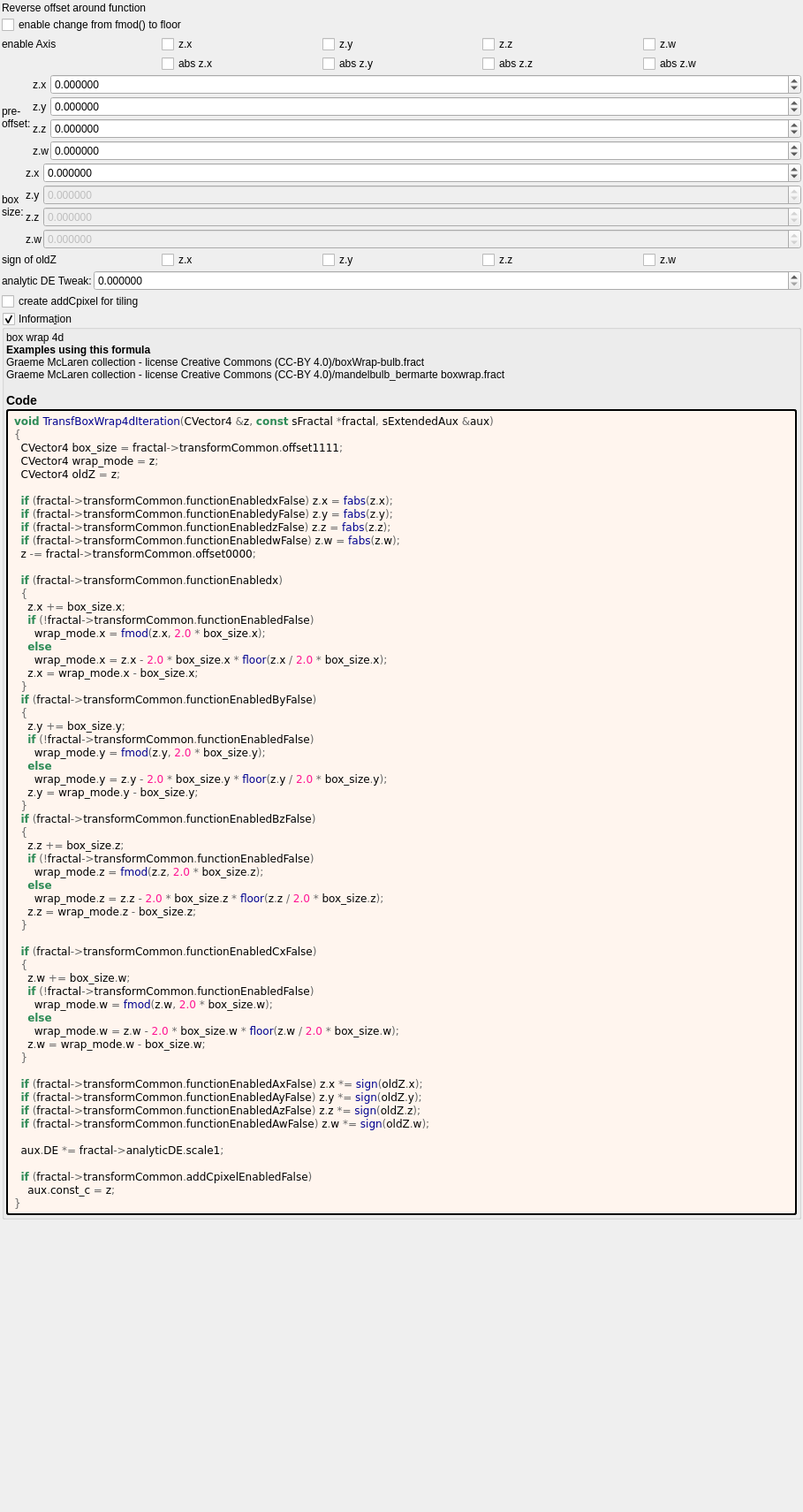
<?xml version="1.0" encoding="UTF-8"?>
<ui version="4.0">
 <class>transf_box_wrap4d</class>
 <widget class="QWidget" name="Form">
  <property name="enabled">
   <bool>true</bool>
  </property>
  <property name="geometry">
   <rect>
    <x>0</x>
    <y>0</y>
    <width>909</width>
    <height>1711</height>
   </rect>
  </property>
  <property name="windowTitle">
   <string notr="true">transf_box_wrap4d</string>
  </property>
  <layout class="QVBoxLayout" name="verticalLayout">
   <property name="spacing">
    <number>2</number>
   </property>
   <property name="leftMargin">
    <number>2</number>
   </property>
   <property name="topMargin">
    <number>2</number>
   </property>
   <property name="rightMargin">
    <number>2</number>
   </property>
   <property name="bottomMargin">
    <number>2</number>
   </property>
   <item>
    <widget class="QLabel" name="label_133">
     <property name="text">
      <string>Reverse offset around function</string>
     </property>
    </widget>
   </item>
   <item>
    <widget class="MyCheckBox" name="checkBox_transf_function_enabled_false">
     <property name="text">
      <string notr="true">enable change from fmod() to floor</string>
     </property>
    </widget>
   </item>
   <item>
    <layout class="QGridLayout" name="gridLayout_81">
     <property name="spacing">
      <number>2</number>
     </property>
     <item row="3" column="0">
      <widget class="QLabel" name="label_72">
       <property name="text">
        <string>enable Axis</string>
       </property>
      </widget>
     </item>
     <item row="3" column="3">
      <widget class="MyCheckBox" name="checkBox_transf_function_enabledBz_false">
       <property name="enabled">
        <bool>true</bool>
       </property>
       <property name="text">
        <string notr="true">z.z</string>
       </property>
      </widget>
     </item>
     <item row="3" column="4">
      <widget class="MyCheckBox" name="checkBox_transf_function_enabledCx_false">
       <property name="text">
        <string notr="true">z.w</string>
       </property>
      </widget>
     </item>
     <item row="3" column="2">
      <widget class="MyCheckBox" name="checkBox_transf_function_enabledBy_false">
       <property name="enabled">
        <bool>true</bool>
       </property>
       <property name="text">
        <string notr="true">z.y</string>
       </property>
      </widget>
     </item>
     <item row="3" column="1">
      <widget class="MyCheckBox" name="checkBox_transf_function_enabledx">
       <property name="text">
        <string notr="true">z.x</string>
       </property>
      </widget>
     </item>
     <item row="4" column="1">
      <widget class="MyCheckBox" name="checkBox_transf_function_enabledx_false">
       <property name="text">
        <string notr="true">abs z.x</string>
       </property>
      </widget>
     </item>
     <item row="4" column="2">
      <widget class="MyCheckBox" name="checkBox_transf_function_enabledy_false">
       <property name="enabled">
        <bool>true</bool>
       </property>
       <property name="text">
        <string notr="true">abs z.y</string>
       </property>
      </widget>
     </item>
     <item row="4" column="3">
      <widget class="MyCheckBox" name="checkBox_transf_function_enabledz_false">
       <property name="enabled">
        <bool>true</bool>
       </property>
       <property name="text">
        <string notr="true">abs z.z</string>
       </property>
      </widget>
     </item>
     <item row="4" column="4">
      <widget class="MyCheckBox" name="checkBox_transf_function_enabledw_false">
       <property name="enabled">
        <bool>true</bool>
       </property>
       <property name="text">
        <string notr="true">abs z.w</string>
       </property>
      </widget>
     </item>
    </layout>
   </item>
   <item>
    <layout class="QGridLayout" name="gridLayout_7" columnstretch="0,0,1">
     <property name="spacing">
      <number>2</number>
     </property>
     <item row="1" column="0" rowspan="2">
      <widget class="QLabel" name="label_109">
       <property name="text">
        <string>pre-
offset:</string>
       </property>
      </widget>
     </item>
     <item row="0" column="2">
      <widget class="MyDoubleSpinBox" name="spinbox4_transf_offset_0000_x">
       <property name="enabled">
        <bool>true</bool>
       </property>
       <property name="sizePolicy">
        <sizepolicy hsizetype="Minimum" vsizetype="Maximum">
         <horstretch>0</horstretch>
         <verstretch>0</verstretch>
        </sizepolicy>
       </property>
       <property name="prefix">
        <string/>
       </property>
       <property name="suffix">
        <string/>
       </property>
       <property name="decimals">
        <number>6</number>
       </property>
       <property name="minimum">
        <double>-99.989999999999995</double>
       </property>
       <property name="maximum">
        <double>99.989999999999995</double>
       </property>
       <property name="singleStep">
        <double>0.100000000000000</double>
       </property>
      </widget>
     </item>
     <item row="2" column="2">
      <widget class="MyDoubleSpinBox" name="spinbox4_transf_offset_0000_z">
       <property name="enabled">
        <bool>true</bool>
       </property>
       <property name="sizePolicy">
        <sizepolicy hsizetype="Minimum" vsizetype="Maximum">
         <horstretch>0</horstretch>
         <verstretch>0</verstretch>
        </sizepolicy>
       </property>
       <property name="prefix">
        <string/>
       </property>
       <property name="suffix">
        <string/>
       </property>
       <property name="decimals">
        <number>6</number>
       </property>
       <property name="minimum">
        <double>-99.989999999999995</double>
       </property>
       <property name="maximum">
        <double>99.989999999999995</double>
       </property>
       <property name="singleStep">
        <double>0.100000000000000</double>
       </property>
      </widget>
     </item>
     <item row="0" column="1">
      <widget class="QLabel" name="label_123">
       <property name="text">
        <string notr="true">z.x</string>
       </property>
      </widget>
     </item>
     <item row="3" column="2">
      <widget class="MyDoubleSpinBox" name="spinbox4_transf_offset_0000_w">
       <property name="enabled">
        <bool>true</bool>
       </property>
       <property name="sizePolicy">
        <sizepolicy hsizetype="Minimum" vsizetype="Maximum">
         <horstretch>0</horstretch>
         <verstretch>0</verstretch>
        </sizepolicy>
       </property>
       <property name="prefix">
        <string/>
       </property>
       <property name="suffix">
        <string/>
       </property>
       <property name="decimals">
        <number>6</number>
       </property>
       <property name="minimum">
        <double>-99.989999999999995</double>
       </property>
       <property name="maximum">
        <double>99.989999999999995</double>
       </property>
       <property name="singleStep">
        <double>0.100000000000000</double>
       </property>
      </widget>
     </item>
     <item row="1" column="2">
      <widget class="MyDoubleSpinBox" name="spinbox4_transf_offset_0000_y">
       <property name="enabled">
        <bool>true</bool>
       </property>
       <property name="sizePolicy">
        <sizepolicy hsizetype="Minimum" vsizetype="Maximum">
         <horstretch>0</horstretch>
         <verstretch>0</verstretch>
        </sizepolicy>
       </property>
       <property name="prefix">
        <string/>
       </property>
       <property name="suffix">
        <string/>
       </property>
       <property name="decimals">
        <number>6</number>
       </property>
       <property name="minimum">
        <double>-99.989999999999995</double>
       </property>
       <property name="maximum">
        <double>99.989999999999995</double>
       </property>
       <property name="singleStep">
        <double>0.100000000000000</double>
       </property>
      </widget>
     </item>
     <item row="1" column="1">
      <widget class="QLabel" name="label_130">
       <property name="text">
        <string notr="true">z.y</string>
       </property>
      </widget>
     </item>
     <item row="2" column="1">
      <widget class="QLabel" name="label_131">
       <property name="text">
        <string notr="true">z.z</string>
       </property>
      </widget>
     </item>
     <item row="3" column="1">
      <widget class="QLabel" name="label_132">
       <property name="text">
        <string notr="true">z.w</string>
       </property>
      </widget>
     </item>
    </layout>
   </item>
   <item>
    <layout class="QGridLayout" name="gridLayout_8" columnstretch="0,0,1">
     <property name="spacing">
      <number>2</number>
     </property>
     <item row="1" column="0" rowspan="2">
      <widget class="QLabel" name="label_110">
       <property name="text">
        <string>box
size:</string>
       </property>
      </widget>
     </item>
     <item row="0" column="1">
      <widget class="QLabel" name="label_126">
       <property name="text">
        <string notr="true">z.x</string>
       </property>
      </widget>
     </item>
     <item row="1" column="1">
      <widget class="QLabel" name="label_134">
       <property name="text">
        <string notr="true">z.y</string>
       </property>
      </widget>
     </item>
     <item row="2" column="1">
      <widget class="QLabel" name="label_135">
       <property name="text">
        <string notr="true">z.z</string>
       </property>
      </widget>
     </item>
     <item row="3" column="1">
      <widget class="QLabel" name="label_136">
       <property name="text">
        <string notr="true">z.w</string>
       </property>
      </widget>
     </item>
     <item row="1" column="2">
      <widget class="MyDoubleSpinBox" name="spinbox4_transf_offset_1111_y">
       <property name="enabled">
        <bool>false</bool>
       </property>
       <property name="sizePolicy">
        <sizepolicy hsizetype="Minimum" vsizetype="Maximum">
         <horstretch>0</horstretch>
         <verstretch>0</verstretch>
        </sizepolicy>
       </property>
       <property name="prefix">
        <string/>
       </property>
       <property name="suffix">
        <string/>
       </property>
       <property name="decimals">
        <number>6</number>
       </property>
       <property name="minimum">
        <double>-99.989999999999995</double>
       </property>
       <property name="maximum">
        <double>99.989999999999995</double>
       </property>
       <property name="singleStep">
        <double>0.100000000000000</double>
       </property>
      </widget>
     </item>
     <item row="2" column="2">
      <widget class="MyDoubleSpinBox" name="spinbox4_transf_offset_1111_z">
       <property name="enabled">
        <bool>false</bool>
       </property>
       <property name="sizePolicy">
        <sizepolicy hsizetype="Minimum" vsizetype="Maximum">
         <horstretch>0</horstretch>
         <verstretch>0</verstretch>
        </sizepolicy>
       </property>
       <property name="prefix">
        <string/>
       </property>
       <property name="suffix">
        <string/>
       </property>
       <property name="decimals">
        <number>6</number>
       </property>
       <property name="minimum">
        <double>-99.989999999999995</double>
       </property>
       <property name="maximum">
        <double>99.989999999999995</double>
       </property>
       <property name="singleStep">
        <double>0.100000000000000</double>
       </property>
      </widget>
     </item>
     <item row="3" column="2">
      <widget class="MyDoubleSpinBox" name="spinbox4_transf_offset_1111_w">
       <property name="enabled">
        <bool>false</bool>
       </property>
       <property name="sizePolicy">
        <sizepolicy hsizetype="Minimum" vsizetype="Maximum">
         <horstretch>0</horstretch>
         <verstretch>0</verstretch>
        </sizepolicy>
       </property>
       <property name="prefix">
        <string/>
       </property>
       <property name="suffix">
        <string/>
       </property>
       <property name="decimals">
        <number>6</number>
       </property>
       <property name="minimum">
        <double>-99.989999999999995</double>
       </property>
       <property name="maximum">
        <double>99.989999999999995</double>
       </property>
       <property name="singleStep">
        <double>0.100000000000000</double>
       </property>
      </widget>
     </item>
     <item row="0" column="2">
      <widget class="MyDoubleSpinBox" name="spinbox4_transf_offset_1111_x">
       <property name="sizePolicy">
        <sizepolicy hsizetype="Minimum" vsizetype="Maximum">
         <horstretch>0</horstretch>
         <verstretch>0</verstretch>
        </sizepolicy>
       </property>
       <property name="prefix">
        <string/>
       </property>
       <property name="suffix">
        <string/>
       </property>
       <property name="decimals">
        <number>6</number>
       </property>
       <property name="minimum">
        <double>-99.989999999999995</double>
       </property>
       <property name="maximum">
        <double>99.989999999999995</double>
       </property>
       <property name="singleStep">
        <double>0.100000000000000</double>
       </property>
      </widget>
     </item>
    </layout>
   </item>
   <item>
    <layout class="QGridLayout" name="gridLayout_82">
     <property name="spacing">
      <number>2</number>
     </property>
     <item row="3" column="4">
      <widget class="MyCheckBox" name="checkBox_transf_function_enabledAw_false">
       <property name="text">
        <string notr="true">z.w</string>
       </property>
      </widget>
     </item>
     <item row="3" column="0">
      <widget class="QLabel" name="label_74">
       <property name="text">
        <string>sign of oldZ</string>
       </property>
      </widget>
     </item>
     <item row="3" column="3">
      <widget class="MyCheckBox" name="checkBox_transf_function_enabledAz_false">
       <property name="text">
        <string notr="true">z.z</string>
       </property>
      </widget>
     </item>
     <item row="3" column="1">
      <widget class="MyCheckBox" name="checkBox_transf_function_enabledAx_false">
       <property name="text">
        <string notr="true">z.x</string>
       </property>
      </widget>
     </item>
     <item row="3" column="2">
      <widget class="MyCheckBox" name="checkBox_transf_function_enabledAy_false">
       <property name="text">
        <string notr="true">z.y</string>
       </property>
      </widget>
     </item>
    </layout>
   </item>
   <item>
    <layout class="QGridLayout" name="gridLayout_75" columnstretch="0,1">
     <property name="spacing">
      <number>2</number>
     </property>
     <item row="0" column="1">
      <widget class="MyDoubleSpinBox" name="spinbox_analyticDE_scale_1">
       <property name="sizePolicy">
        <sizepolicy hsizetype="Minimum" vsizetype="Maximum">
         <horstretch>0</horstretch>
         <verstretch>0</verstretch>
        </sizepolicy>
       </property>
       <property name="prefix">
        <string/>
       </property>
       <property name="suffix">
        <string/>
       </property>
       <property name="decimals">
        <number>6</number>
       </property>
       <property name="minimum">
        <double>0.000000000000000</double>
       </property>
       <property name="maximum">
        <double>99.989999999999995</double>
       </property>
       <property name="singleStep">
        <double>0.100000000000000</double>
       </property>
      </widget>
     </item>
     <item row="0" column="0">
      <widget class="QLabel" name="label_112">
       <property name="text">
        <string>analytic DE Tweak:</string>
       </property>
      </widget>
     </item>
    </layout>
   </item>
   <item>
    <widget class="MyCheckBox" name="checkBox_transf_addCpixel_enabled_false">
     <property name="text">
      <string notr="true">create addCpixel for tiling</string>
     </property>
    </widget>
   </item>
   <item>
    <widget class="MyGroupBox" name="groupCheck_info">
     <property name="title">
      <string>Informa&amp;tion</string>
     </property>
     <property name="flat">
      <bool>false</bool>
     </property>
     <property name="checkable">
      <bool>true</bool>
     </property>
     <layout class="QVBoxLayout" name="verticalLayout_2">
      <property name="spacing">
       <number>2</number>
      </property>
      <property name="leftMargin">
       <number>2</number>
      </property>
      <property name="topMargin">
       <number>2</number>
      </property>
      <property name="rightMargin">
       <number>2</number>
      </property>
      <property name="bottomMargin">
       <number>2</number>
      </property>
      <item>
       <widget class="QLabel" name="label_information_general">
        <property name="text">
         <string notr="true">&lt;p&gt;box wrap 4d&lt;/p&gt;&lt;table&gt;
&lt;/table&gt;
&lt;br&gt;&lt;b&gt;Examples using this formula&lt;/b&gt;&lt;br&gt;Graeme McLaren  collection - license Creative Commons  (CC-BY 4.0)/boxWrap-bulb.fract&lt;br&gt;Graeme McLaren  collection - license Creative Commons  (CC-BY 4.0)/mandelbulb_bermarte boxwrap.fract&lt;h3&gt;Code&lt;/h3&gt;</string>
        </property>
        <property name="wordWrap">
         <bool>true</bool>
        </property>
        <property name="openExternalLinks">
         <bool>true</bool>
        </property>
        <property name="textInteractionFlags">
         <set>Qt::LinksAccessibleByMouse|Qt::TextSelectableByMouse</set>
        </property>
       </widget>
      </item>
      <item>
       <widget class="QLabel" name="label_code_content">
        <property name="styleSheet">
         <string notr="true">border-style: outset; border-width: 2px; border-radius: 3px; border-color: black; background-color: #fff5ee; padding: 4px;</string>
        </property>
        <property name="text">
         <string notr="true">&lt;body style=&quot;background-color:#fff5ee&quot;&gt;
&lt;pre style=&quot;color:#000000; background-color:#fff5ee;  font-family:&#039;Courier New&#039;,monospace;&quot;&gt;&lt;span style=&quot;color:#2e8b57; font-weight:bold&quot;&gt;void&lt;/span&gt; &lt;span style=&quot;color:#00008f&quot;&gt;TransfBoxWrap4dIteration&lt;/span&gt;&lt;span style=&quot;color:#676767&quot;&gt;(&lt;/span&gt;CVector4 &lt;span style=&quot;color:#676767&quot;&gt;&amp;amp;&lt;/span&gt;z&lt;span style=&quot;color:#676767&quot;&gt;,&lt;/span&gt; &lt;span style=&quot;color:#2e8b57; font-weight:bold&quot;&gt;const&lt;/span&gt; sFractal &lt;span style=&quot;color:#676767&quot;&gt;*&lt;/span&gt;fractal&lt;span style=&quot;color:#676767&quot;&gt;,&lt;/span&gt; sExtendedAux &lt;span style=&quot;color:#676767&quot;&gt;&amp;amp;&lt;/span&gt;aux&lt;span style=&quot;color:#676767&quot;&gt;)&lt;/span&gt;
&lt;span style=&quot;color:#676767&quot;&gt;{&lt;/span&gt;
  CVector4 box_size &lt;span style=&quot;color:#676767&quot;&gt;=&lt;/span&gt; fractal&lt;span style=&quot;color:#676767&quot;&gt;-&amp;gt;&lt;/span&gt;transformCommon&lt;span style=&quot;color:#676767&quot;&gt;.&lt;/span&gt;offset1111&lt;span style=&quot;color:#676767&quot;&gt;;&lt;/span&gt;
  CVector4 wrap_mode &lt;span style=&quot;color:#676767&quot;&gt;=&lt;/span&gt; z&lt;span style=&quot;color:#676767&quot;&gt;;&lt;/span&gt;
  CVector4 oldZ &lt;span style=&quot;color:#676767&quot;&gt;=&lt;/span&gt; z&lt;span style=&quot;color:#676767&quot;&gt;;&lt;/span&gt;

  &lt;span style=&quot;color:#2e8b57; font-weight:bold&quot;&gt;if&lt;/span&gt; &lt;span style=&quot;color:#676767&quot;&gt;(&lt;/span&gt;fractal&lt;span style=&quot;color:#676767&quot;&gt;-&amp;gt;&lt;/span&gt;transformCommon&lt;span style=&quot;color:#676767&quot;&gt;.&lt;/span&gt;functionEnabledxFalse&lt;span style=&quot;color:#676767&quot;&gt;)&lt;/span&gt; z&lt;span style=&quot;color:#676767&quot;&gt;.&lt;/span&gt;x &lt;span style=&quot;color:#676767&quot;&gt;=&lt;/span&gt; &lt;span style=&quot;color:#00008f&quot;&gt;fabs&lt;/span&gt;&lt;span style=&quot;color:#676767&quot;&gt;(&lt;/span&gt;z&lt;span style=&quot;color:#676767&quot;&gt;.&lt;/span&gt;x&lt;span style=&quot;color:#676767&quot;&gt;);&lt;/span&gt;
  &lt;span style=&quot;color:#2e8b57; font-weight:bold&quot;&gt;if&lt;/span&gt; &lt;span style=&quot;color:#676767&quot;&gt;(&lt;/span&gt;fractal&lt;span style=&quot;color:#676767&quot;&gt;-&amp;gt;&lt;/span&gt;transformCommon&lt;span style=&quot;color:#676767&quot;&gt;.&lt;/span&gt;functionEnabledyFalse&lt;span style=&quot;color:#676767&quot;&gt;)&lt;/span&gt; z&lt;span style=&quot;color:#676767&quot;&gt;.&lt;/span&gt;y &lt;span style=&quot;color:#676767&quot;&gt;=&lt;/span&gt; &lt;span style=&quot;color:#00008f&quot;&gt;fabs&lt;/span&gt;&lt;span style=&quot;color:#676767&quot;&gt;(&lt;/span&gt;z&lt;span style=&quot;color:#676767&quot;&gt;.&lt;/span&gt;y&lt;span style=&quot;color:#676767&quot;&gt;);&lt;/span&gt;
  &lt;span style=&quot;color:#2e8b57; font-weight:bold&quot;&gt;if&lt;/span&gt; &lt;span style=&quot;color:#676767&quot;&gt;(&lt;/span&gt;fractal&lt;span style=&quot;color:#676767&quot;&gt;-&amp;gt;&lt;/span&gt;transformCommon&lt;span style=&quot;color:#676767&quot;&gt;.&lt;/span&gt;functionEnabledzFalse&lt;span style=&quot;color:#676767&quot;&gt;)&lt;/span&gt; z&lt;span style=&quot;color:#676767&quot;&gt;.&lt;/span&gt;z &lt;span style=&quot;color:#676767&quot;&gt;=&lt;/span&gt; &lt;span style=&quot;color:#00008f&quot;&gt;fabs&lt;/span&gt;&lt;span style=&quot;color:#676767&quot;&gt;(&lt;/span&gt;z&lt;span style=&quot;color:#676767&quot;&gt;.&lt;/span&gt;z&lt;span style=&quot;color:#676767&quot;&gt;);&lt;/span&gt;
  &lt;span style=&quot;color:#2e8b57; font-weight:bold&quot;&gt;if&lt;/span&gt; &lt;span style=&quot;color:#676767&quot;&gt;(&lt;/span&gt;fractal&lt;span style=&quot;color:#676767&quot;&gt;-&amp;gt;&lt;/span&gt;transformCommon&lt;span style=&quot;color:#676767&quot;&gt;.&lt;/span&gt;functionEnabledwFalse&lt;span style=&quot;color:#676767&quot;&gt;)&lt;/span&gt; z&lt;span style=&quot;color:#676767&quot;&gt;.&lt;/span&gt;w &lt;span style=&quot;color:#676767&quot;&gt;=&lt;/span&gt; &lt;span style=&quot;color:#00008f&quot;&gt;fabs&lt;/span&gt;&lt;span style=&quot;color:#676767&quot;&gt;(&lt;/span&gt;z&lt;span style=&quot;color:#676767&quot;&gt;.&lt;/span&gt;w&lt;span style=&quot;color:#676767&quot;&gt;);&lt;/span&gt;
  z &lt;span style=&quot;color:#676767&quot;&gt;-=&lt;/span&gt; fractal&lt;span style=&quot;color:#676767&quot;&gt;-&amp;gt;&lt;/span&gt;transformCommon&lt;span style=&quot;color:#676767&quot;&gt;.&lt;/span&gt;offset0000&lt;span style=&quot;color:#676767&quot;&gt;;&lt;/span&gt;

  &lt;span style=&quot;color:#2e8b57; font-weight:bold&quot;&gt;if&lt;/span&gt; &lt;span style=&quot;color:#676767&quot;&gt;(&lt;/span&gt;fractal&lt;span style=&quot;color:#676767&quot;&gt;-&amp;gt;&lt;/span&gt;transformCommon&lt;span style=&quot;color:#676767&quot;&gt;.&lt;/span&gt;functionEnabledx&lt;span style=&quot;color:#676767&quot;&gt;)&lt;/span&gt;
  &lt;span style=&quot;color:#676767&quot;&gt;{&lt;/span&gt;
    z&lt;span style=&quot;color:#676767&quot;&gt;.&lt;/span&gt;x &lt;span style=&quot;color:#676767&quot;&gt;+=&lt;/span&gt; box_size&lt;span style=&quot;color:#676767&quot;&gt;.&lt;/span&gt;x&lt;span style=&quot;color:#676767&quot;&gt;;&lt;/span&gt;
    &lt;span style=&quot;color:#2e8b57; font-weight:bold&quot;&gt;if&lt;/span&gt; &lt;span style=&quot;color:#676767&quot;&gt;(!&lt;/span&gt;fractal&lt;span style=&quot;color:#676767&quot;&gt;-&amp;gt;&lt;/span&gt;transformCommon&lt;span style=&quot;color:#676767&quot;&gt;.&lt;/span&gt;functionEnabledFalse&lt;span style=&quot;color:#676767&quot;&gt;)&lt;/span&gt;
      wrap_mode&lt;span style=&quot;color:#676767&quot;&gt;.&lt;/span&gt;x &lt;span style=&quot;color:#676767&quot;&gt;=&lt;/span&gt; &lt;span style=&quot;color:#00008f&quot;&gt;fmod&lt;/span&gt;&lt;span style=&quot;color:#676767&quot;&gt;(&lt;/span&gt;z&lt;span style=&quot;color:#676767&quot;&gt;.&lt;/span&gt;x&lt;span style=&quot;color:#676767&quot;&gt;,&lt;/span&gt; &lt;span style=&quot;color:#ff1493&quot;&gt;2.0&lt;/span&gt; &lt;span style=&quot;color:#676767&quot;&gt;*&lt;/span&gt; box_size&lt;span style=&quot;color:#676767&quot;&gt;.&lt;/span&gt;x&lt;span style=&quot;color:#676767&quot;&gt;);&lt;/span&gt;
    &lt;span style=&quot;color:#2e8b57; font-weight:bold&quot;&gt;else&lt;/span&gt;
      wrap_mode&lt;span style=&quot;color:#676767&quot;&gt;.&lt;/span&gt;x &lt;span style=&quot;color:#676767&quot;&gt;=&lt;/span&gt; z&lt;span style=&quot;color:#676767&quot;&gt;.&lt;/span&gt;x &lt;span style=&quot;color:#676767&quot;&gt;-&lt;/span&gt; &lt;span style=&quot;color:#ff1493&quot;&gt;2.0&lt;/span&gt; &lt;span style=&quot;color:#676767&quot;&gt;*&lt;/span&gt; box_size&lt;span style=&quot;color:#676767&quot;&gt;.&lt;/span&gt;x &lt;span style=&quot;color:#676767&quot;&gt;*&lt;/span&gt; &lt;span style=&quot;color:#00008f&quot;&gt;floor&lt;/span&gt;&lt;span style=&quot;color:#676767&quot;&gt;(&lt;/span&gt;z&lt;span style=&quot;color:#676767&quot;&gt;.&lt;/span&gt;x &lt;span style=&quot;color:#676767&quot;&gt;/&lt;/span&gt; &lt;span style=&quot;color:#ff1493&quot;&gt;2.0&lt;/span&gt; &lt;span style=&quot;color:#676767&quot;&gt;*&lt;/span&gt; box_size&lt;span style=&quot;color:#676767&quot;&gt;.&lt;/span&gt;x&lt;span style=&quot;color:#676767&quot;&gt;);&lt;/span&gt;
    z&lt;span style=&quot;color:#676767&quot;&gt;.&lt;/span&gt;x &lt;span style=&quot;color:#676767&quot;&gt;=&lt;/span&gt; wrap_mode&lt;span style=&quot;color:#676767&quot;&gt;.&lt;/span&gt;x &lt;span style=&quot;color:#676767&quot;&gt;-&lt;/span&gt; box_size&lt;span style=&quot;color:#676767&quot;&gt;.&lt;/span&gt;x&lt;span style=&quot;color:#676767&quot;&gt;;&lt;/span&gt;
  &lt;span style=&quot;color:#676767&quot;&gt;}&lt;/span&gt;
  &lt;span style=&quot;color:#2e8b57; font-weight:bold&quot;&gt;if&lt;/span&gt; &lt;span style=&quot;color:#676767&quot;&gt;(&lt;/span&gt;fractal&lt;span style=&quot;color:#676767&quot;&gt;-&amp;gt;&lt;/span&gt;transformCommon&lt;span style=&quot;color:#676767&quot;&gt;.&lt;/span&gt;functionEnabledByFalse&lt;span style=&quot;color:#676767&quot;&gt;)&lt;/span&gt;
  &lt;span style=&quot;color:#676767&quot;&gt;{&lt;/span&gt;
    z&lt;span style=&quot;color:#676767&quot;&gt;.&lt;/span&gt;y &lt;span style=&quot;color:#676767&quot;&gt;+=&lt;/span&gt; box_size&lt;span style=&quot;color:#676767&quot;&gt;.&lt;/span&gt;y&lt;span style=&quot;color:#676767&quot;&gt;;&lt;/span&gt;
    &lt;span style=&quot;color:#2e8b57; font-weight:bold&quot;&gt;if&lt;/span&gt; &lt;span style=&quot;color:#676767&quot;&gt;(!&lt;/span&gt;fractal&lt;span style=&quot;color:#676767&quot;&gt;-&amp;gt;&lt;/span&gt;transformCommon&lt;span style=&quot;color:#676767&quot;&gt;.&lt;/span&gt;functionEnabledFalse&lt;span style=&quot;color:#676767&quot;&gt;)&lt;/span&gt;
      wrap_mode&lt;span style=&quot;color:#676767&quot;&gt;.&lt;/span&gt;y &lt;span style=&quot;color:#676767&quot;&gt;=&lt;/span&gt; &lt;span style=&quot;color:#00008f&quot;&gt;fmod&lt;/span&gt;&lt;span style=&quot;color:#676767&quot;&gt;(&lt;/span&gt;z&lt;span style=&quot;color:#676767&quot;&gt;.&lt;/span&gt;y&lt;span style=&quot;color:#676767&quot;&gt;,&lt;/span&gt; &lt;span style=&quot;color:#ff1493&quot;&gt;2.0&lt;/span&gt; &lt;span style=&quot;color:#676767&quot;&gt;*&lt;/span&gt; box_size&lt;span style=&quot;color:#676767&quot;&gt;.&lt;/span&gt;y&lt;span style=&quot;color:#676767&quot;&gt;);&lt;/span&gt;
    &lt;span style=&quot;color:#2e8b57; font-weight:bold&quot;&gt;else&lt;/span&gt;
      wrap_mode&lt;span style=&quot;color:#676767&quot;&gt;.&lt;/span&gt;y &lt;span style=&quot;color:#676767&quot;&gt;=&lt;/span&gt; z&lt;span style=&quot;color:#676767&quot;&gt;.&lt;/span&gt;y &lt;span style=&quot;color:#676767&quot;&gt;-&lt;/span&gt; &lt;span style=&quot;color:#ff1493&quot;&gt;2.0&lt;/span&gt; &lt;span style=&quot;color:#676767&quot;&gt;*&lt;/span&gt; box_size&lt;span style=&quot;color:#676767&quot;&gt;.&lt;/span&gt;y &lt;span style=&quot;color:#676767&quot;&gt;*&lt;/span&gt; &lt;span style=&quot;color:#00008f&quot;&gt;floor&lt;/span&gt;&lt;span style=&quot;color:#676767&quot;&gt;(&lt;/span&gt;z&lt;span style=&quot;color:#676767&quot;&gt;.&lt;/span&gt;y &lt;span style=&quot;color:#676767&quot;&gt;/&lt;/span&gt; &lt;span style=&quot;color:#ff1493&quot;&gt;2.0&lt;/span&gt; &lt;span style=&quot;color:#676767&quot;&gt;*&lt;/span&gt; box_size&lt;span style=&quot;color:#676767&quot;&gt;.&lt;/span&gt;y&lt;span style=&quot;color:#676767&quot;&gt;);&lt;/span&gt;
    z&lt;span style=&quot;color:#676767&quot;&gt;.&lt;/span&gt;y &lt;span style=&quot;color:#676767&quot;&gt;=&lt;/span&gt; wrap_mode&lt;span style=&quot;color:#676767&quot;&gt;.&lt;/span&gt;y &lt;span style=&quot;color:#676767&quot;&gt;-&lt;/span&gt; box_size&lt;span style=&quot;color:#676767&quot;&gt;.&lt;/span&gt;y&lt;span style=&quot;color:#676767&quot;&gt;;&lt;/span&gt;
  &lt;span style=&quot;color:#676767&quot;&gt;}&lt;/span&gt;
  &lt;span style=&quot;color:#2e8b57; font-weight:bold&quot;&gt;if&lt;/span&gt; &lt;span style=&quot;color:#676767&quot;&gt;(&lt;/span&gt;fractal&lt;span style=&quot;color:#676767&quot;&gt;-&amp;gt;&lt;/span&gt;transformCommon&lt;span style=&quot;color:#676767&quot;&gt;.&lt;/span&gt;functionEnabledBzFalse&lt;span style=&quot;color:#676767&quot;&gt;)&lt;/span&gt;
  &lt;span style=&quot;color:#676767&quot;&gt;{&lt;/span&gt;
    z&lt;span style=&quot;color:#676767&quot;&gt;.&lt;/span&gt;z &lt;span style=&quot;color:#676767&quot;&gt;+=&lt;/span&gt; box_size&lt;span style=&quot;color:#676767&quot;&gt;.&lt;/span&gt;z&lt;span style=&quot;color:#676767&quot;&gt;;&lt;/span&gt;
    &lt;span style=&quot;color:#2e8b57; font-weight:bold&quot;&gt;if&lt;/span&gt; &lt;span style=&quot;color:#676767&quot;&gt;(!&lt;/span&gt;fractal&lt;span style=&quot;color:#676767&quot;&gt;-&amp;gt;&lt;/span&gt;transformCommon&lt;span style=&quot;color:#676767&quot;&gt;.&lt;/span&gt;functionEnabledFalse&lt;span style=&quot;color:#676767&quot;&gt;)&lt;/span&gt;
      wrap_mode&lt;span style=&quot;color:#676767&quot;&gt;.&lt;/span&gt;z &lt;span style=&quot;color:#676767&quot;&gt;=&lt;/span&gt; &lt;span style=&quot;color:#00008f&quot;&gt;fmod&lt;/span&gt;&lt;span style=&quot;color:#676767&quot;&gt;(&lt;/span&gt;z&lt;span style=&quot;color:#676767&quot;&gt;.&lt;/span&gt;z&lt;span style=&quot;color:#676767&quot;&gt;,&lt;/span&gt; &lt;span style=&quot;color:#ff1493&quot;&gt;2.0&lt;/span&gt; &lt;span style=&quot;color:#676767&quot;&gt;*&lt;/span&gt; box_size&lt;span style=&quot;color:#676767&quot;&gt;.&lt;/span&gt;z&lt;span style=&quot;color:#676767&quot;&gt;);&lt;/span&gt;
    &lt;span style=&quot;color:#2e8b57; font-weight:bold&quot;&gt;else&lt;/span&gt;
      wrap_mode&lt;span style=&quot;color:#676767&quot;&gt;.&lt;/span&gt;z &lt;span style=&quot;color:#676767&quot;&gt;=&lt;/span&gt; z&lt;span style=&quot;color:#676767&quot;&gt;.&lt;/span&gt;z &lt;span style=&quot;color:#676767&quot;&gt;-&lt;/span&gt; &lt;span style=&quot;color:#ff1493&quot;&gt;2.0&lt;/span&gt; &lt;span style=&quot;color:#676767&quot;&gt;*&lt;/span&gt; box_size&lt;span style=&quot;color:#676767&quot;&gt;.&lt;/span&gt;z &lt;span style=&quot;color:#676767&quot;&gt;*&lt;/span&gt; &lt;span style=&quot;color:#00008f&quot;&gt;floor&lt;/span&gt;&lt;span style=&quot;color:#676767&quot;&gt;(&lt;/span&gt;z&lt;span style=&quot;color:#676767&quot;&gt;.&lt;/span&gt;z &lt;span style=&quot;color:#676767&quot;&gt;/&lt;/span&gt; &lt;span style=&quot;color:#ff1493&quot;&gt;2.0&lt;/span&gt; &lt;span style=&quot;color:#676767&quot;&gt;*&lt;/span&gt; box_size&lt;span style=&quot;color:#676767&quot;&gt;.&lt;/span&gt;z&lt;span style=&quot;color:#676767&quot;&gt;);&lt;/span&gt;
    z&lt;span style=&quot;color:#676767&quot;&gt;.&lt;/span&gt;z &lt;span style=&quot;color:#676767&quot;&gt;=&lt;/span&gt; wrap_mode&lt;span style=&quot;color:#676767&quot;&gt;.&lt;/span&gt;z &lt;span style=&quot;color:#676767&quot;&gt;-&lt;/span&gt; box_size&lt;span style=&quot;color:#676767&quot;&gt;.&lt;/span&gt;z&lt;span style=&quot;color:#676767&quot;&gt;;&lt;/span&gt;
  &lt;span style=&quot;color:#676767&quot;&gt;}&lt;/span&gt;

  &lt;span style=&quot;color:#2e8b57; font-weight:bold&quot;&gt;if&lt;/span&gt; &lt;span style=&quot;color:#676767&quot;&gt;(&lt;/span&gt;fractal&lt;span style=&quot;color:#676767&quot;&gt;-&amp;gt;&lt;/span&gt;transformCommon&lt;span style=&quot;color:#676767&quot;&gt;.&lt;/span&gt;functionEnabledCxFalse&lt;span style=&quot;color:#676767&quot;&gt;)&lt;/span&gt;
  &lt;span style=&quot;color:#676767&quot;&gt;{&lt;/span&gt;
    z&lt;span style=&quot;color:#676767&quot;&gt;.&lt;/span&gt;w &lt;span style=&quot;color:#676767&quot;&gt;+=&lt;/span&gt; box_size&lt;span style=&quot;color:#676767&quot;&gt;.&lt;/span&gt;w&lt;span style=&quot;color:#676767&quot;&gt;;&lt;/span&gt;
    &lt;span style=&quot;color:#2e8b57; font-weight:bold&quot;&gt;if&lt;/span&gt; &lt;span style=&quot;color:#676767&quot;&gt;(!&lt;/span&gt;fractal&lt;span style=&quot;color:#676767&quot;&gt;-&amp;gt;&lt;/span&gt;transformCommon&lt;span style=&quot;color:#676767&quot;&gt;.&lt;/span&gt;functionEnabledFalse&lt;span style=&quot;color:#676767&quot;&gt;)&lt;/span&gt;
      wrap_mode&lt;span style=&quot;color:#676767&quot;&gt;.&lt;/span&gt;w &lt;span style=&quot;color:#676767&quot;&gt;=&lt;/span&gt; &lt;span style=&quot;color:#00008f&quot;&gt;fmod&lt;/span&gt;&lt;span style=&quot;color:#676767&quot;&gt;(&lt;/span&gt;z&lt;span style=&quot;color:#676767&quot;&gt;.&lt;/span&gt;w&lt;span style=&quot;color:#676767&quot;&gt;,&lt;/span&gt; &lt;span style=&quot;color:#ff1493&quot;&gt;2.0&lt;/span&gt; &lt;span style=&quot;color:#676767&quot;&gt;*&lt;/span&gt; box_size&lt;span style=&quot;color:#676767&quot;&gt;.&lt;/span&gt;w&lt;span style=&quot;color:#676767&quot;&gt;);&lt;/span&gt;
    &lt;span style=&quot;color:#2e8b57; font-weight:bold&quot;&gt;else&lt;/span&gt;
      wrap_mode&lt;span style=&quot;color:#676767&quot;&gt;.&lt;/span&gt;w &lt;span style=&quot;color:#676767&quot;&gt;=&lt;/span&gt; z&lt;span style=&quot;color:#676767&quot;&gt;.&lt;/span&gt;w &lt;span style=&quot;color:#676767&quot;&gt;-&lt;/span&gt; &lt;span style=&quot;color:#ff1493&quot;&gt;2.0&lt;/span&gt; &lt;span style=&quot;color:#676767&quot;&gt;*&lt;/span&gt; box_size&lt;span style=&quot;color:#676767&quot;&gt;.&lt;/span&gt;w &lt;span style=&quot;color:#676767&quot;&gt;*&lt;/span&gt; &lt;span style=&quot;color:#00008f&quot;&gt;floor&lt;/span&gt;&lt;span style=&quot;color:#676767&quot;&gt;(&lt;/span&gt;z&lt;span style=&quot;color:#676767&quot;&gt;.&lt;/span&gt;w &lt;span style=&quot;color:#676767&quot;&gt;/&lt;/span&gt; &lt;span style=&quot;color:#ff1493&quot;&gt;2.0&lt;/span&gt; &lt;span style=&quot;color:#676767&quot;&gt;*&lt;/span&gt; box_size&lt;span style=&quot;color:#676767&quot;&gt;.&lt;/span&gt;w&lt;span style=&quot;color:#676767&quot;&gt;);&lt;/span&gt;
    z&lt;span style=&quot;color:#676767&quot;&gt;.&lt;/span&gt;w &lt;span style=&quot;color:#676767&quot;&gt;=&lt;/span&gt; wrap_mode&lt;span style=&quot;color:#676767&quot;&gt;.&lt;/span&gt;w &lt;span style=&quot;color:#676767&quot;&gt;-&lt;/span&gt; box_size&lt;span style=&quot;color:#676767&quot;&gt;.&lt;/span&gt;w&lt;span style=&quot;color:#676767&quot;&gt;;&lt;/span&gt;
  &lt;span style=&quot;color:#676767&quot;&gt;}&lt;/span&gt;

  &lt;span style=&quot;color:#2e8b57; font-weight:bold&quot;&gt;if&lt;/span&gt; &lt;span style=&quot;color:#676767&quot;&gt;(&lt;/span&gt;fractal&lt;span style=&quot;color:#676767&quot;&gt;-&amp;gt;&lt;/span&gt;transformCommon&lt;span style=&quot;color:#676767&quot;&gt;.&lt;/span&gt;functionEnabledAxFalse&lt;span style=&quot;color:#676767&quot;&gt;)&lt;/span&gt; z&lt;span style=&quot;color:#676767&quot;&gt;.&lt;/span&gt;x &lt;span style=&quot;color:#676767&quot;&gt;*=&lt;/span&gt; &lt;span style=&quot;color:#00008f&quot;&gt;sign&lt;/span&gt;&lt;span style=&quot;color:#676767&quot;&gt;(&lt;/span&gt;oldZ&lt;span style=&quot;color:#676767&quot;&gt;.&lt;/span&gt;x&lt;span style=&quot;color:#676767&quot;&gt;);&lt;/span&gt;
  &lt;span style=&quot;color:#2e8b57; font-weight:bold&quot;&gt;if&lt;/span&gt; &lt;span style=&quot;color:#676767&quot;&gt;(&lt;/span&gt;fractal&lt;span style=&quot;color:#676767&quot;&gt;-&amp;gt;&lt;/span&gt;transformCommon&lt;span style=&quot;color:#676767&quot;&gt;.&lt;/span&gt;functionEnabledAyFalse&lt;span style=&quot;color:#676767&quot;&gt;)&lt;/span&gt; z&lt;span style=&quot;color:#676767&quot;&gt;.&lt;/span&gt;y &lt;span style=&quot;color:#676767&quot;&gt;*=&lt;/span&gt; &lt;span style=&quot;color:#00008f&quot;&gt;sign&lt;/span&gt;&lt;span style=&quot;color:#676767&quot;&gt;(&lt;/span&gt;oldZ&lt;span style=&quot;color:#676767&quot;&gt;.&lt;/span&gt;y&lt;span style=&quot;color:#676767&quot;&gt;);&lt;/span&gt;
  &lt;span style=&quot;color:#2e8b57; font-weight:bold&quot;&gt;if&lt;/span&gt; &lt;span style=&quot;color:#676767&quot;&gt;(&lt;/span&gt;fractal&lt;span style=&quot;color:#676767&quot;&gt;-&amp;gt;&lt;/span&gt;transformCommon&lt;span style=&quot;color:#676767&quot;&gt;.&lt;/span&gt;functionEnabledAzFalse&lt;span style=&quot;color:#676767&quot;&gt;)&lt;/span&gt; z&lt;span style=&quot;color:#676767&quot;&gt;.&lt;/span&gt;z &lt;span style=&quot;color:#676767&quot;&gt;*=&lt;/span&gt; &lt;span style=&quot;color:#00008f&quot;&gt;sign&lt;/span&gt;&lt;span style=&quot;color:#676767&quot;&gt;(&lt;/span&gt;oldZ&lt;span style=&quot;color:#676767&quot;&gt;.&lt;/span&gt;z&lt;span style=&quot;color:#676767&quot;&gt;);&lt;/span&gt;
  &lt;span style=&quot;color:#2e8b57; font-weight:bold&quot;&gt;if&lt;/span&gt; &lt;span style=&quot;color:#676767&quot;&gt;(&lt;/span&gt;fractal&lt;span style=&quot;color:#676767&quot;&gt;-&amp;gt;&lt;/span&gt;transformCommon&lt;span style=&quot;color:#676767&quot;&gt;.&lt;/span&gt;functionEnabledAwFalse&lt;span style=&quot;color:#676767&quot;&gt;)&lt;/span&gt; z&lt;span style=&quot;color:#676767&quot;&gt;.&lt;/span&gt;w &lt;span style=&quot;color:#676767&quot;&gt;*=&lt;/span&gt; &lt;span style=&quot;color:#00008f&quot;&gt;sign&lt;/span&gt;&lt;span style=&quot;color:#676767&quot;&gt;(&lt;/span&gt;oldZ&lt;span style=&quot;color:#676767&quot;&gt;.&lt;/span&gt;w&lt;span style=&quot;color:#676767&quot;&gt;);&lt;/span&gt;

  aux&lt;span style=&quot;color:#676767&quot;&gt;.&lt;/span&gt;DE &lt;span style=&quot;color:#676767&quot;&gt;*=&lt;/span&gt; fractal&lt;span style=&quot;color:#676767&quot;&gt;-&amp;gt;&lt;/span&gt;analyticDE&lt;span style=&quot;color:#676767&quot;&gt;.&lt;/span&gt;scale1&lt;span style=&quot;color:#676767&quot;&gt;;&lt;/span&gt;

  &lt;span style=&quot;color:#2e8b57; font-weight:bold&quot;&gt;if&lt;/span&gt; &lt;span style=&quot;color:#676767&quot;&gt;(&lt;/span&gt;fractal&lt;span style=&quot;color:#676767&quot;&gt;-&amp;gt;&lt;/span&gt;transformCommon&lt;span style=&quot;color:#676767&quot;&gt;.&lt;/span&gt;addCpixelEnabledFalse&lt;span style=&quot;color:#676767&quot;&gt;)&lt;/span&gt;
    aux&lt;span style=&quot;color:#676767&quot;&gt;.&lt;/span&gt;const_c &lt;span style=&quot;color:#676767&quot;&gt;=&lt;/span&gt; z&lt;span style=&quot;color:#676767&quot;&gt;;&lt;/span&gt;
&lt;span style=&quot;color:#676767&quot;&gt;}&lt;/span&gt;
&lt;/pre&gt;
&lt;/body&gt;</string>
        </property>
        <property name="wordWrap">
         <bool>true</bool>
        </property>
        <property name="openExternalLinks">
         <bool>true</bool>
        </property>
        <property name="textInteractionFlags">
         <set>Qt::LinksAccessibleByMouse|Qt::TextSelectableByMouse</set>
        </property>
       </widget>
      </item>
     </layout>
    </widget>
   </item>
   <item>
    <spacer name="verticalSpacer">
     <property name="orientation">
      <enum>Qt::Vertical</enum>
     </property>
     <property name="sizeHint" stdset="0">
      <size>
       <width>20</width>
       <height>40</height>
      </size>
     </property>
    </spacer>
   </item>
  </layout>
 </widget>
 <customwidgets>
  <customwidget>
   <class>MyDoubleSpinBox</class>
   <extends>QDoubleSpinBox</extends>
   <header>my_double_spin_box.h</header>
  </customwidget>
  <customwidget>
   <class>MyGroupBox</class>
   <extends>QGroupBox</extends>
   <header>my_group_box.h</header>
   <container>1</container>
  </customwidget>
  <customwidget>
   <class>MyCheckBox</class>
   <extends>QCheckBox</extends>
   <header>my_check_box.h</header>
  </customwidget>
 </customwidgets>
 <tabstops>
  <tabstop>groupCheck_info</tabstop>
 </tabstops>
 <resources/>
 <connections>
  <connection>
   <sender>checkBox_transf_function_enabledx</sender>
   <signal>toggled(bool)</signal>
   <receiver>spinbox4_transf_offset_1111_x</receiver>
   <slot>setEnabled(bool)</slot>
   <hints>
    <hint type="sourcelabel">
     <x>268</x>
     <y>69</y>
    </hint>
    <hint type="destinationlabel">
     <x>905</x>
     <y>124</y>
    </hint>
   </hints>
  </connection>
  <connection>
   <sender>checkBox_transf_function_enabledBy_false</sender>
   <signal>toggled(bool)</signal>
   <receiver>spinbox4_transf_offset_1111_y</receiver>
   <slot>setEnabled(bool)</slot>
   <hints>
    <hint type="sourcelabel">
     <x>444</x>
     <y>69</y>
    </hint>
    <hint type="destinationlabel">
     <x>905</x>
     <y>152</y>
    </hint>
   </hints>
  </connection>
  <connection>
   <sender>checkBox_transf_function_enabledBz_false</sender>
   <signal>toggled(bool)</signal>
   <receiver>spinbox4_transf_offset_1111_z</receiver>
   <slot>setEnabled(bool)</slot>
   <hints>
    <hint type="sourcelabel">
     <x>630</x>
     <y>69</y>
    </hint>
    <hint type="destinationlabel">
     <x>905</x>
     <y>180</y>
    </hint>
   </hints>
  </connection>
  <connection>
   <sender>checkBox_transf_function_enabledCx_false</sender>
   <signal>toggled(bool)</signal>
   <receiver>spinbox4_transf_offset_1111_w</receiver>
   <slot>setEnabled(bool)</slot>
   <hints>
    <hint type="sourcelabel">
     <x>809</x>
     <y>69</y>
    </hint>
    <hint type="destinationlabel">
     <x>905</x>
     <y>208</y>
    </hint>
   </hints>
  </connection>
  <connection>
   <sender>checkBox_transf_function_enabledx</sender>
   <signal>toggled(bool)</signal>
   <receiver>checkBox_transf_function_enabledx_false</receiver>
   <slot>setEnabled(bool)</slot>
   <hints>
    <hint type="sourcelabel">
     <x>235</x>
     <y>63</y>
    </hint>
    <hint type="destinationlabel">
     <x>241</x>
     <y>85</y>
    </hint>
   </hints>
  </connection>
  <connection>
   <sender>checkBox_transf_function_enabledBy_false</sender>
   <signal>toggled(bool)</signal>
   <receiver>checkBox_transf_function_enabledy_false</receiver>
   <slot>setEnabled(bool)</slot>
   <hints>
    <hint type="sourcelabel">
     <x>412</x>
     <y>64</y>
    </hint>
    <hint type="destinationlabel">
     <x>412</x>
     <y>88</y>
    </hint>
   </hints>
  </connection>
  <connection>
   <sender>checkBox_transf_function_enabledBz_false</sender>
   <signal>toggled(bool)</signal>
   <receiver>checkBox_transf_function_enabledz_false</receiver>
   <slot>setEnabled(bool)</slot>
   <hints>
    <hint type="sourcelabel">
     <x>604</x>
     <y>61</y>
    </hint>
    <hint type="destinationlabel">
     <x>609</x>
     <y>86</y>
    </hint>
   </hints>
  </connection>
  <connection>
   <sender>checkBox_transf_function_enabledCx_false</sender>
   <signal>toggled(bool)</signal>
   <receiver>checkBox_transf_function_enabledw_false</receiver>
   <slot>setEnabled(bool)</slot>
   <hints>
    <hint type="sourcelabel">
     <x>795</x>
     <y>62</y>
    </hint>
    <hint type="destinationlabel">
     <x>796</x>
     <y>84</y>
    </hint>
   </hints>
  </connection>
 </connections>
</ui>
